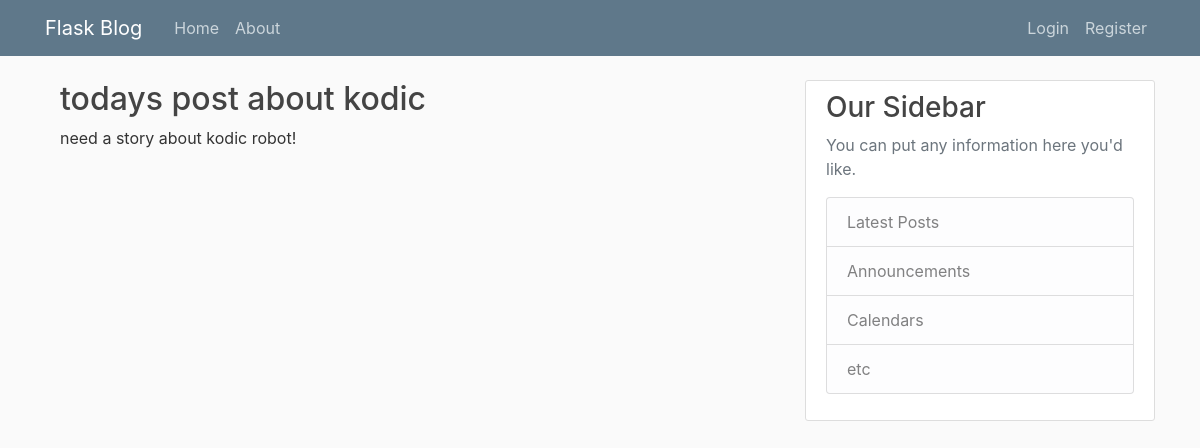
The page /post/5 on the database its author committed.
### flaskblog/models.py (models this page shows, shortened)
class Post(db.Model):
	id = db.Column(db.Integer(),primary_key = True)
	title = db.Column(db.String(100), nullable= False)
	created = db.Column(db.DateTime, nullable = False, default = datetime.now())
	content = db.Column(db.Text, nullable = False)
	user_id = db.Column(db.Integer, db.ForeignKey('user.id'), nullable = False)

### flaskblog/posts/routes.py (the view)
@posts.route('/post/<int:post_id>')
def post(post_id):
	post = Post.query.get_or_404(post_id)
	return render_template('post.html', title = post.title, post = post)

### flaskblog/Templates/post.html (shortened to what this page needs)
{% extends "layout.html" %}
{% block content %}
	<div class="container">
		<article class="media content section">
			<div class="media-body">
				<h2>{{ post.title }}</h2>
				<p class="article-content">{{ post.content }}</p>
			</div>
		</article>
	</div>
{% endblock content %}

### rows shown on the page
Post: title "todays post about kodic", content "need a story about kodic robot!"
